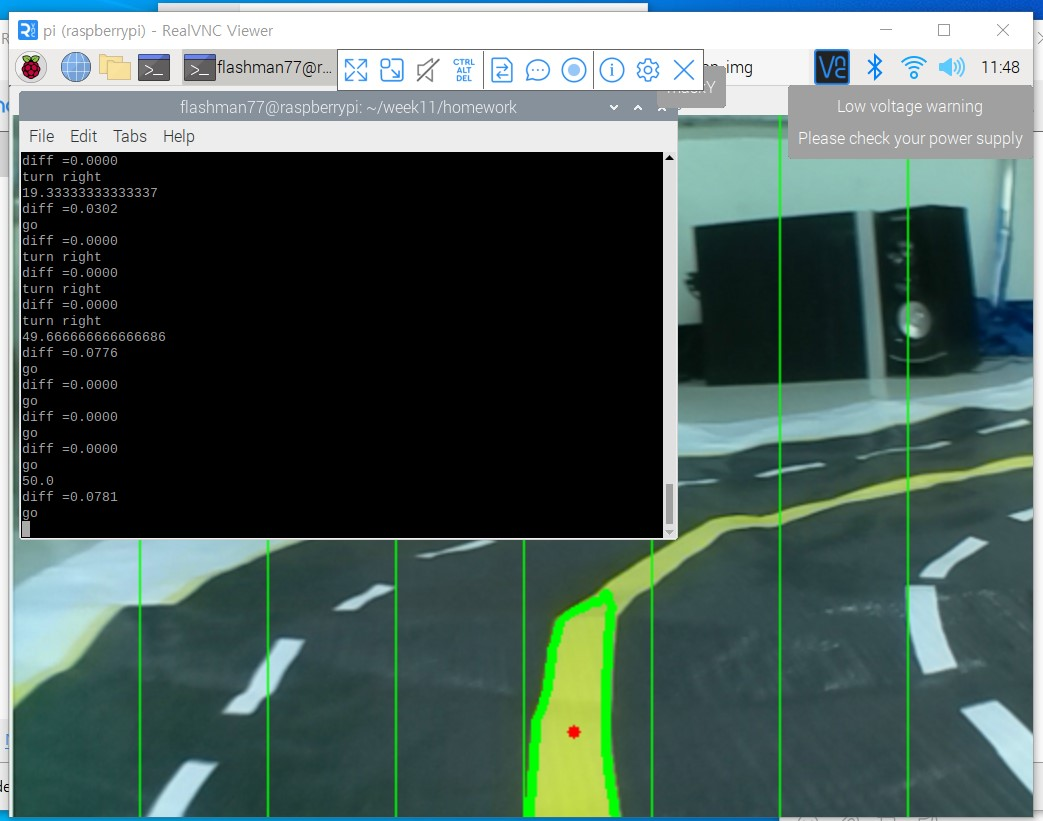
#> input picture week11_hw_process_window.jpg, 1043 x 821 px
$ python -i moment.py   (imports and definitions only)
#> lines starting #> are read from the running program, lines starting #| are printed output that depends on the picture; after the words box and inside, x2 and y2 are one past the last pixel; in counts of white or black regions, pixels touching at a corner belong together
#> further down, picture is the input picture: shape (821, 1043, 3); mean B, G, R 91.7, 96.4, 78.2
import cv2 as cv
import numpy as np
import threading, time
import SDcar

def func_thread():
    i = 0

# [88 lines left out: functions key_cmd, show_grid, line_tracing, detect_maskY_BGR, not called in this run]

def detect_maskY_HSV(frame):
    crop_hsv = cv.cvtColor(frame, cv.COLOR_BGR2HSV)
#> crop_hsv: shape (821, 1043, 3); mean H, S, V 56.5, 62.8, 99.1
    crop_hsv = cv.GaussianBlur(crop_hsv, (5,5), cv.BORDER_DEFAULT)
#> crop_hsv: shape (821, 1043, 3); mean H, S, V 56.5, 62.8, 99.1
    # need to tune params
    mask_Y = cv.inRange(crop_hsv, (25, 50, 100), (35, 255, 255))
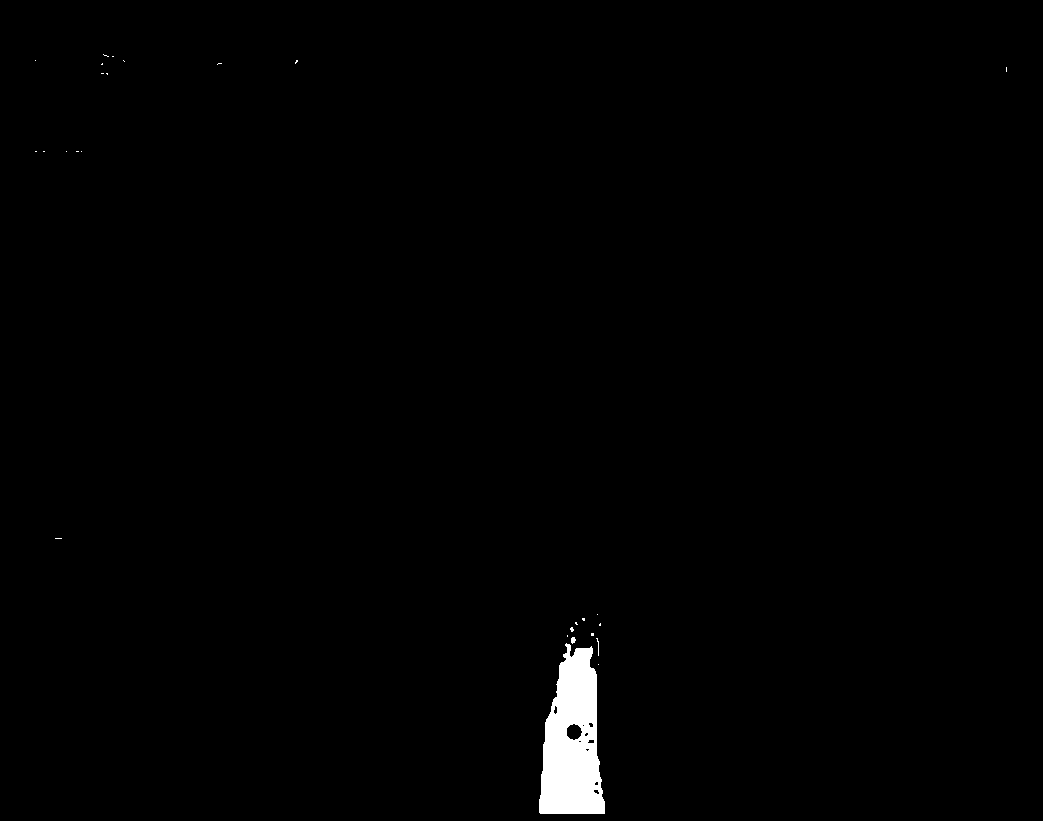
#> mask_Y: shape (821, 1043); 0.94% white; 27 white regions (24 under 20 px), largest, box (x1, y1, x2, y2) and area: (539, 643, 605, 814) 7894, (571, 637, 576, 644) 26, (596, 638, 599, 656) 20
    return mask_Y

# [53 lines left out: functions cal_moment, main, not called in this run]

# [21 lines not run here, left out]

>>> import cv2
>>> picture = cv2.imread('week11_hw_process_window.jpg')
>>> result = detect_maskY_HSV(picture)
